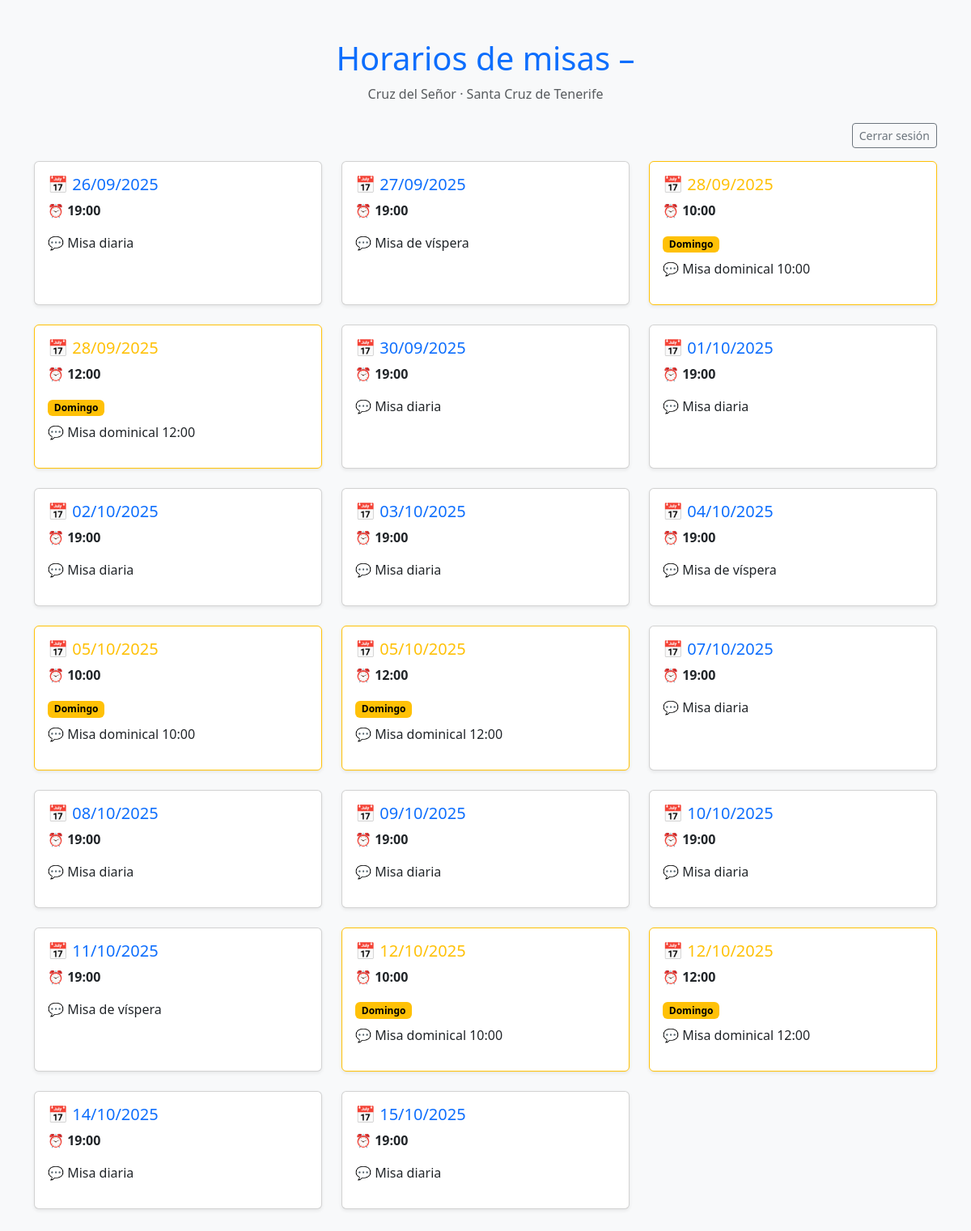
The app's page /demo with its own data.
### app/models.py (models this page shows)
class Parroquia(Base):
    __tablename__ = "parroquias"
    id = Column(Integer, primary_key=True, index=True)
    nombre = Column(String(120), nullable=False)
    direccion = Column(String(255))

class Misa(Base):
    __tablename__ = "misas"
    id = Column(Integer, primary_key=True, index=True)
    fecha = Column(DateTime, nullable=False)  # ← antes era fecha_hora
    descripcion = Column(Text)
    sacerdote = Column(String(120))
    es_festiva = Column(Boolean, default=False)
    parroquia_id = Column(Integer, ForeignKey("parroquias.id"))
    creada_en = Column(DateTime, default=datetime.utcnow)

### app/routers/frontend.py (the view)
@router.get("/demo", response_class=HTMLResponse)
def demo_misas(request: Request, db: Session = Depends(get_db)):
    parroquia = (
        db.query(models.Parroquia)
          .filter(models.Parroquia.id == 1)
          .first()
    )
    misas = (
        db.query(models.Misa)
          .filter(models.Misa.parroquia_id == 1)
          .order_by(models.Misa.fecha.asc())
          .limit(20)
          .all()
    )
    return templates.TemplateResponse(
        "misas_demo.html",
        {"request": request, "misas": misas, "parroquia": parroquia}
    )

### app/templates/misas_demo.html (shortened to what this page needs)
<!DOCTYPE html>
<html lang="es">
<head>
    <link rel="stylesheet" href="https://cdn.jsdelivr.net/npm/bootstrap@5.3.2/dist/css/bootstrap.min.css">
</head>
<body class="bg-light">
<div class="container py-5">
    <h1 class="text-center text-primary mb-2">
        Horarios de misas –
    </h1>
    <p class="text-center text-muted mb-4">
        {{ parroquia.nombre }} · {{ parroquia.direccion }}
    </p>
    <div class="d-flex justify-content-end mb-3 gap-2">
        <button class="btn btn-sm btn-outline-secondary" onclick="logout()">
            Cerrar sesión
        </button>
    </div>
    <div class="row row-cols-1 row-cols-md-3 g-4">
        {% for misa in misas %}
        <div class="col">
            {% set es_domingo = misa.fecha.weekday() == 6 %}
            <div class="card shadow-sm h-100 {% if es_domingo %}border-warning{% endif %}">
                <div class="card-body">
                    <h5 class="{% if es_domingo %}text-warning{% else %}text-primary{% endif %}">
                        📅 {{ misa.fecha.strftime("%d/%m/%Y") }}
                    </h5>
                    <p>⏰ <strong>{{ misa.fecha.strftime("%H:%M") }}</strong></p>
                    {% if es_domingo %}
                        <span class="badge badge-domingo mb-2">Domingo</span>
                    {% endif %}
                    <p id="texto-{{ misa.id }}">
                        💬 {{ misa.descripcion }}
                    </p>
                </div>
            </div>
        </div>
        {% endfor %}
    </div>
</div>
</body>
</html>

### app/templates/misas_demo.html (style rules this page uses)
.badge-domingo { background-color: #ffc107; color: black; }

### records on screen
Parroquia: nombre "Cruz del Señor", direccion "Santa Cruz de Tenerife"
Misa: fecha "26/09/2025", fecha "19:00", descripcion "Misa diaria"
Misa: fecha "27/09/2025", fecha "19:00", descripcion "Misa de víspera"
Misa: fecha "28/09/2025", fecha "10:00", shows "Domingo", descripcion "Misa dominical 10:00"
Misa: fecha "28/09/2025", fecha "12:00", shows "Domingo", descripcion "Misa dominical 12:00"
Misa: fecha "30/09/2025", fecha "19:00", descripcion "Misa diaria"
Misa: fecha "01/10/2025", fecha "19:00", descripcion "Misa diaria"
Misa: fecha "02/10/2025", fecha "19:00", descripcion "Misa diaria"
Misa: fecha "03/10/2025", fecha "19:00", descripcion "Misa diaria"
Misa: fecha "04/10/2025", fecha "19:00", descripcion "Misa de víspera"
Misa: fecha "05/10/2025", fecha "10:00", shows "Domingo", descripcion "Misa dominical 10:00"
Misa: fecha "05/10/2025", fecha "12:00", shows "Domingo", descripcion "Misa dominical 12:00"
Misa: fecha "07/10/2025", fecha "19:00", descripcion "Misa diaria"
Misa: fecha "08/10/2025", fecha "19:00", descripcion "Misa diaria"
Misa: fecha "09/10/2025", fecha "19:00", descripcion "Misa diaria"
Misa: fecha "10/10/2025", fecha "19:00", descripcion "Misa diaria"
Misa: fecha "11/10/2025", fecha "19:00", descripcion "Misa de víspera"
Misa: fecha "12/10/2025", fecha "10:00", shows "Domingo", descripcion "Misa dominical 10:00"
Misa: fecha "12/10/2025", fecha "12:00", shows "Domingo", descripcion "Misa dominical 12:00"
Misa: fecha "14/10/2025", fecha "19:00", descripcion "Misa diaria"
Misa: fecha "15/10/2025", fecha "19:00", descripcion "Misa diaria"
